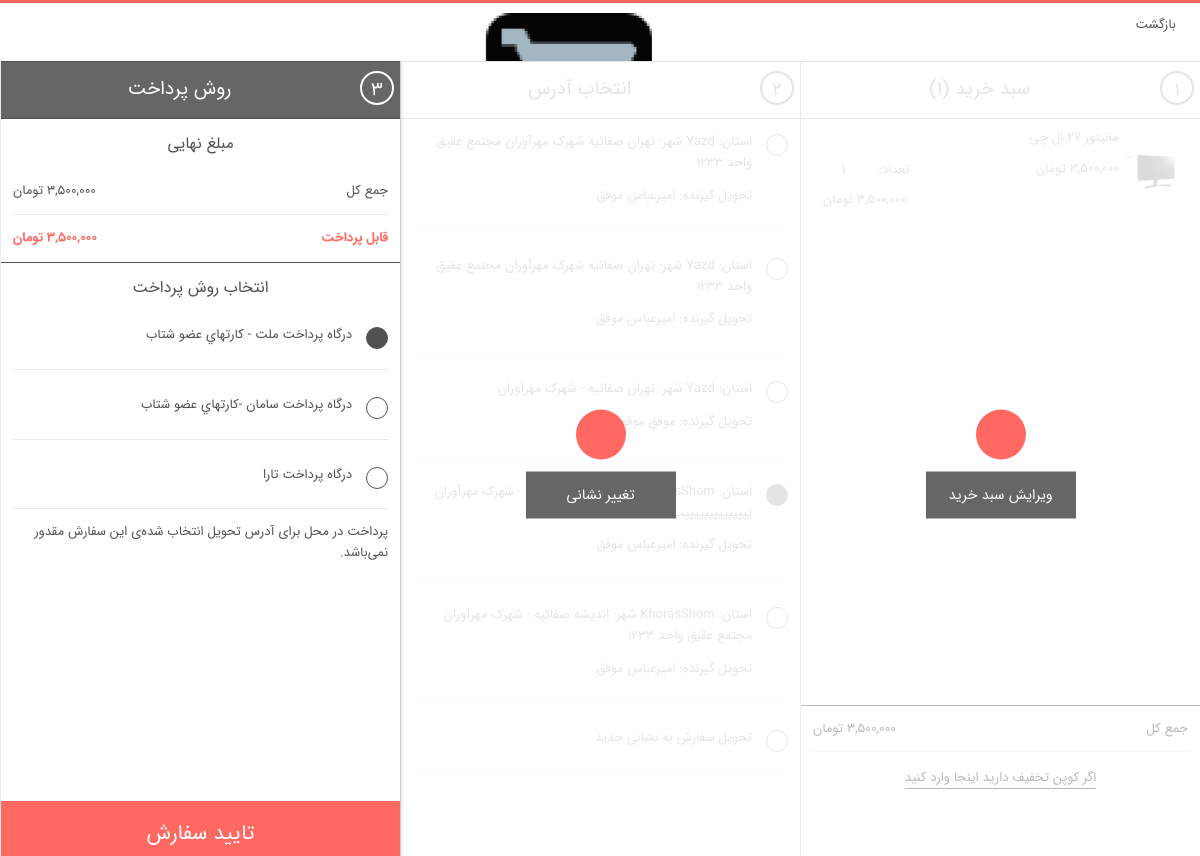
The page /order/paymentmethods (signed in) on the database as committed earlier.
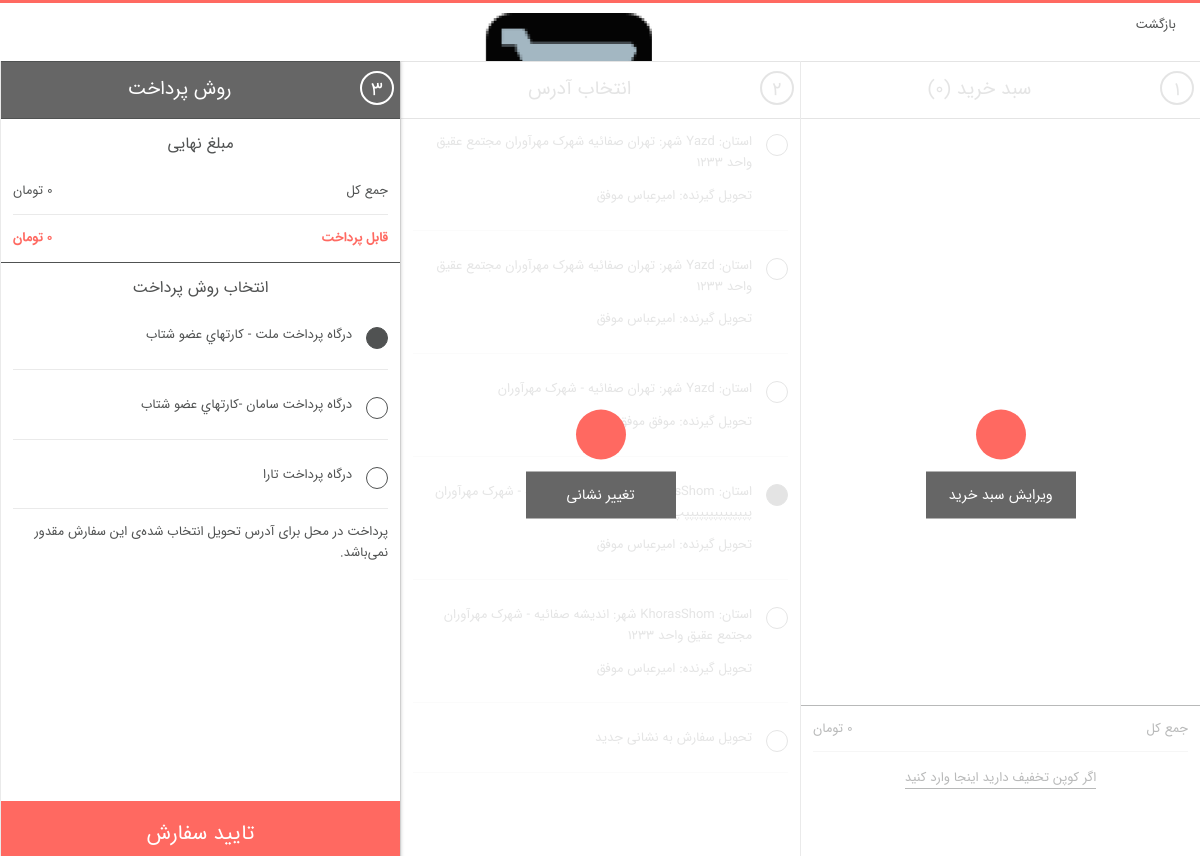
The same page on the database as committed later.
### order/models.py (models this page shows)
class ShopCart(models.Model):
    user = models.ForeignKey(User, on_delete=models.SET_NULL, null=True, verbose_name='کاربر')
    product = models.ForeignKey(Product, on_delete=models.SET_NULL, null=True, verbose_name='محصول')
    quantity = models.IntegerField(verbose_name='تعداد')
    def __str__(self):
        return self.product.title
    @property
    def price(self):
        return self.product.price
    price.fget.short_description = 'قیمت'
    @property
    def product_total_price(self):
        return self.quantity * self.product.price
    product_total_price.fget.short_description = 'مجموع'
    class Meta:
        verbose_name = 'سبد خرید'
        verbose_name_plural = 'سبد های خرید'

### product/models.py (models this page shows, shortened)
class Product(models.Model):
    STATUS = (
        ('True', 'فعال'),
        ('False', 'غیرغعال'),
    )
    category = models.ForeignKey(Category, on_delete=models.CASCADE,
                                 verbose_name='دسته بندی')  # many to one with Category
    title = models.CharField(max_length=50, verbose_name='نام محصول')
    keywords = models.CharField(max_length=255, verbose_name='کلمات کلیدی')
    description = models.CharField(max_length=255, verbose_name='توضیحات')
    image = models.ImageField(upload_to='images/', verbose_name='تصویر اصلی')
    price = models.IntegerField(verbose_name='قیمت')
    amount = models.IntegerField(verbose_name='موجودی')
    minamount = models.IntegerField(verbose_name='حداقل موجودی')
    detail = RichTextUploadingField(verbose_name='جزئیات')
    status = models.CharField(max_length=20, choices=STATUS, verbose_name='وضعیت')
    create_at = models.DateTimeField(auto_now_add=True, verbose_name='تاریخ ایجاد')
    update_at = models.DateTimeField(auto_now=True, verbose_name='تاریخ بروزرسانی')
    slug = models.SlugField(allow_unicode=True, unique=True, null=False)
    def image_tag(self):
        return mark_safe('<img src="{}" height="50"/>'.format(self.image.url))
    image_tag.short_description = 'تصویر'
    class Meta:
        verbose_name = 'محصول'
        verbose_name_plural = 'محصولات'

### user/models.py (models this page shows, shortened)
class UserAddress(models.Model):
    user = models.ForeignKey(User, on_delete=models.CASCADE, verbose_name='کاربر')
    firstname = models.CharField(max_length=50, verbose_name='نام')
    lastname = models.CharField(max_length=50, verbose_name='نام خانوادگی')
    phone = models.CharField(max_length=20, verbose_name='شماره تماس')
    address = models.CharField(max_length=300, verbose_name='آدرس')
    city = models.CharField(max_length=30, verbose_name='شهر')
    state = models.CharField(max_length=30, verbose_name='استان')
    postalcode = models.CharField(max_length=20, verbose_name='کدپستی')
    default_shipping_address = models.BooleanField(default=False)
    def user_name(self):
        return self.user.first_name + ' ' + self.user.last_name + ' [' + self.user.username + '] '
    user_name.short_description = 'نام کاربری'
    class Meta:
        verbose_name = 'آدرس'
        verbose_name_plural = 'آدرس ها'

### order/views.py (the view, shortened to what this page needs)
# urls.py: path('paymentmethods', views.payment_methods, name='paymentmethods'),
def payment_methods(request):
    category = Category.objects.all()
    current_user = request.user
    shop_cart = ShopCart.objects.filter(user_id=current_user.id)
    addresses = UserAddress.objects.filter(user_id=current_user.id)
    totalprice = 0
    for rs in shop_cart:
        totalprice += rs.product.price * rs.quantity
    context = {'shopcart': shop_cart,
               'category': category,
               'totalprice': totalprice,
               'addresses': addresses,
               }
    return render(request, 'payment_methods.html', context)

### order/templates/payment_methods.html (shortened to what this page needs)
{% extends "base.html" %}
{% load humanize %}
{% block header %} {% include "simple_header.html" %}{% endblock %}
{% block body %}
    <main class="main" id="checkout" style="margin-top: 10px">
        <section class="column invoice " id="basketPage">
            {% include 'cart_page.html' %}
        </section>
        <section class="column address" id="orderAdressPage">
            {% include 'order_product_address_page.html' %}
            <div class="edit">
                <span class="success"></span>
                <a href="/ordercheckout/orderproduct" class="btn gray">تغییر نشانی</a>
            </div>
        </section>
        <section class="column payment active" id="orderPaymentPage">
            {% include 'payment_methods_page.html' %}
        </section>
    </main>
{% endblock %}

### order/templates/cart_page.html (shortened to what this page needs)
{% load humanize %}
<div id="basketContent">
    <h1 style="">
        <a href="/order/shopcart" title="ویرایش سبد خرید">
            <span class="step">۱</span><i class="icon-shopping_cart_full"></i><span
                class="title-step">سبد خرید ({{ shopcart|length }})</span>
        </a>
        <button type="button" id="emptyBasketBtn" title="خالی کردن سبد خرید"></button>
    </h1>
    <div class="wrapper" data-src="/shop/basket">
        <form action="/basket/update" data-bind="form: 'basketForm'"
              data-updateandgettrackingmodelurl="/sitemap.xml" id="basket" method="post"
              novalidate="novalidate">
            {% for rs in shopcart %}
                <article class="row">
                    <figure>
                        <a href="/product/{{ rs.product.id }}/{{ rs.product.slug }}"
                           data-product-url="">
                            <img src="{{ rs.product.image.url }}"
                                 title="{{ rs.product.title }}"
                                 alt="{{ rs.product.title }}">
                        </a>
                    </figure>
                    <div class="content">
                        <h6>{{ rs.product.title }}</h6>
                        <div class="line">
                            <p class="size-list">{{ rs.price | intcomma:False }} تومان</p>
                            <div class="quantity">
                                <span>تعداد:</span>
                                <button type="button" class="icon-navigate_plus increase"></button>
                                <input type="text" disabled="disabled" class="number"
                                       name="lines[0].Quantity" value="{{ rs.quantity }}">
                                <button type="button" class="icon-navigate_minus decrease"></button>
                            </div>
                        </div>
                        <div class="line">
                            <p class="price">{{ rs.product_total_price | intcomma:False }} تومان</p>
                        </div>
                    </div>
                    <a href="/order/removefromcart/{{ rs.id }}" title="حذف"
                       onclick="return confirm('{{ rs }} از سبد خرید حذف شود ؟')">
                        <button type="button" data-src="/order/removeitem" class="hyp-remove icon-navigate_cross"
                        ></button>
                    </a>
                </article>
            {% endfor %}
        </form>
    </div>
    <footer>
        <div class="row">
            <p>جمع کل</p><span>{{ totalprice | intcomma:False }} تومان</span>
        </div>
        <div class="row link enter-discount">
            <a class="showForm hyp-discount">اگر کوپن تخفیف دارید اینجا وارد کنید </a>
        </div>
        <a href="/order/orderproduct">
        </a>
    </footer>
</div>
<div class="edit">
    <span class="success"></span>
    <a href="/order/shopcart" class="btn gray">ویرایش سبد خرید</a>
</div>

### order/templates/order_product_address_page.html (shortened to what this page needs)
{% load humanize %}
<h1>
    <span class="step">۲</span><i class="icon-map_location2"></i><span
        class="title-step">انتخاب آدرس</span>
</h1>
<form action="/order/orderproduct" class="form" data-bind="submit: goToNextStep" method="post"
      novalidate="novalidate">
    <div class="wrapper">
        {% if addresses|length == 0 %}
            <label for="shippingValueDefault">لطفا آدرس خود را ثبت کنید.</label>
        {% else %}
            {% for ad in addresses %}
                <div class="row">
                    <input type="radio" name="shipping"
                           id="shippingValueDefault" value="{{ ad.id }}" class="radio  {% if ad.default_shipping_address %}selected{% endif %}"
                            {% if ad.default_shipping_address %}
                           checked=""
                            {% endif %}
                    >
                    <label for="shippingValueDefault"><p>استان: {{ ad.state }}
                        شهر: {{ ad.city }} {{ ad.address }}</p>
                        <p>تحویل گیرنده: {{ ad.firstname }} {{ ad.lastname }}</p></label>
                </div>
            {% endfor %}
        {% endif %}
        <div class="row">
            <input type="radio" name="shipping" id="shippingChoice"
                   data-bind="checked: shippingChoice" value="addNewShippingAddress" class="radio addaddress">
            <label for="shippingChoice"><p>تحویل سفارش به نشانی جدید</p></label>
        </div>
    </div>
    <footer>
    </footer>
</form>

Rows that differ between the two databases and show on the page:
removed ShopCart: product.image (picture), product "مانیتور 27 ال چی", quantity "1"
Other text that changed with them:
{{ shopcart|length }}: "1" → "0"
{{ totalprice | intcomma:False }}: "3,500,000" → "0"
